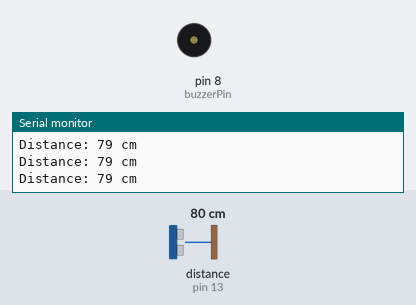
A sketch run on a simulated Arduino Uno, built with avr-gcc and run on an emulated ATmega328P. Parts: buzzer (waves = sounding), the last lines printed to the serial monitor. Wiring (inferred from the names in the program): ultrasonic range finder: trigger pin 12; echo pin 13. The test bench sets the inputs (shaded band); at power-on: distance to the obstacle (sensor on pin 13) 80 cm. The echo pulse lasts 58.3 µs per cm.

Above: at 1.2 s.
1.3 s: distance to the obstacle (sensor on pin 13) set to 56 cm
4.3 s: distance to the obstacle (sensor on pin 13) set to 47 cm
At 4.99 s:
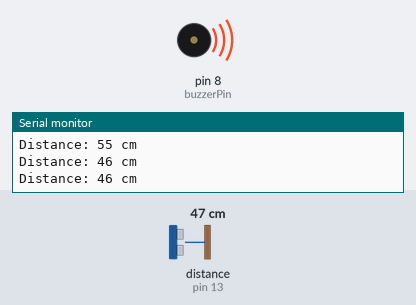
7.3 s: distance to the obstacle (sensor on pin 13) set to 2 cm
10.3 s: distance to the obstacle (sensor on pin 13) set to 299 cm
At 11.3 s:
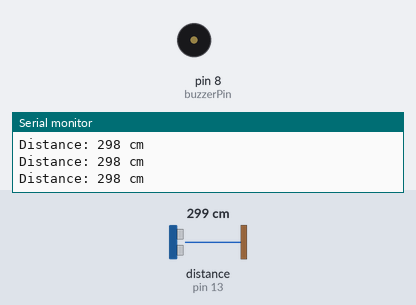
Timing chart, 0 to 13.3 s (numbered marks = the images above; inputs shaded):
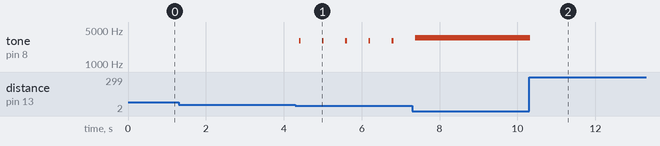

Measured:
- the behaviour switches between 52 and 51 cm on distance to the obstacle (sensor on pin 13) (found by bisection; images 0 and 1)
- after the input at 4.3 s, tone on pin 8 (buzzerPin): alternates 3000 Hz for 0.04 s and silent for 0.56 s, starting after 0.09 s
- after the input at 10.3 s, tone on pin 8 (buzzerPin): 3500 Hz → silent at once

The sketch:

codigo.ino
```cpp
// Pines de hardware
const int trigPin = 12;
const int echoPin = 13;
const int buzzerPin = 8;

// Umbrales de deteccion (cm)
const int maxDistanceCm = 50;
const int minDistanceCm = 3;

// Parametros de calibracion del sensor y alertas
const float soundSpeedCmPerUs = 0.0343;
const int criticalFrequencyHz = 3500;
const int warningFrequencyHz = 3000;
const int beepDurationMs = 40;
const int minPauseMs = 50;
const int maxPauseMs = 600;
const int idleDelayMs = 100;
const long sensorTimeoutUs = 30000;

void setup() {
  pinMode(trigPin, OUTPUT);
  pinMode(echoPin, INPUT);
  pinMode(buzzerPin, OUTPUT);
  Serial.begin(9600);
}

void loop() {
  int distanceCm = measureDistanceCm();

  Serial.print("Distance: ");
  Serial.print(distanceCm);
  Serial.println(" cm");

  triggerProximityAlert(distanceCm);
}

// Emite el pulso ultrasonico y calcula la distancia al obstaculo en centimetros
int measureDistanceCm() {
  digitalWrite(trigPin, LOW);
  delayMicroseconds(2);
  digitalWrite(trigPin, HIGH);
  delayMicroseconds(10);
  digitalWrite(trigPin, LOW);

  long echoDurationUs = pulseIn(echoPin, HIGH, sensorTimeoutUs);
  if (echoDurationUs == 0) {
    return -1;
  }

  return (echoDurationUs * soundSpeedCmPerUs) / 2;
}

// Controla la frecuencia e intermitencia del buzzer segun la proximidad
void triggerProximityAlert(int distanceCm) {
  if (distanceCm > 0 && distanceCm <= maxDistanceCm) {
    if (distanceCm <= minDistanceCm) {
      tone(buzzerPin, criticalFrequencyHz);
    } else {
      int pauseDurationMs = map(distanceCm, minDistanceCm, maxDistanceCm, minPauseMs, maxPauseMs);
      tone(buzzerPin, warningFrequencyHz);
      delay(beepDurationMs);
      noTone(buzzerPin);
      delay(pauseDurationMs);
    }
  } else {
    noTone(buzzerPin);
    delay(idleDelayMs);
  }
}
```
